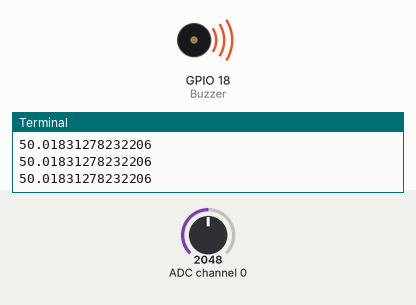
Simulated run of this program. Board: Raspberry Pi (BCM pin numbers). Parts: buzzer (waves = sounding, pin HIGH), the last lines printed to the terminal. The inputs (shaded band) are chosen by the test bench; at power-on: ADC channel 0 = 2048 (analog values on the 0–4095 scale).

Above: at 1.2 s.
1.3 s: ADC channel 0 set to 437
2.8 s: ADC channel 0 set to 365
At 4.0 s:
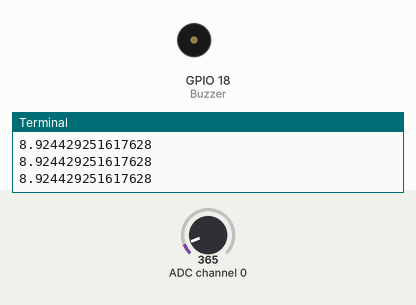
4.3 s: ADC channel 0 set to 491
At 5.5 s:
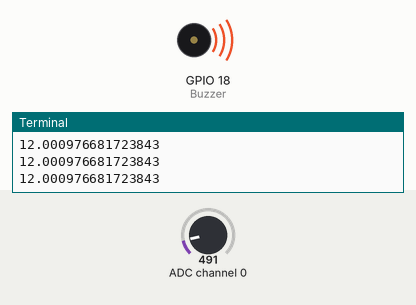
5.9 s: ADC channel 0 set to 0
At 6.8 s:
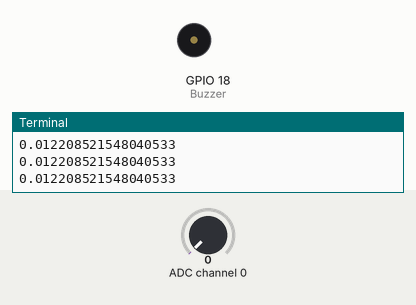
Timing chart, 0 to 8.5 s (numbered marks = the images above; inputs shaded):
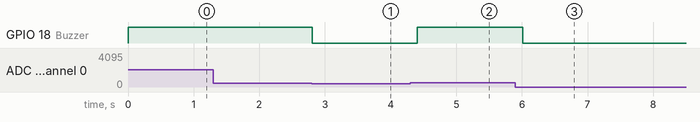

Measured:
- the behaviour switches between 410 and 409 on ADC channel 0 (found by bisection; images 0 and 1)
- after the input at 2.8 s, GPIO 18 (Buzzer): HIGH → LOW at once
- after the input at 4.3 s, GPIO 18 (Buzzer): LOW → HIGH after 0.11 s
- after the input at 5.9 s, GPIO 18 (Buzzer): HIGH → LOW after 0.11 s

The program:

main6-1.py
```python
from gpiozero import Buzzer,MCP3208
import time

bz = Buzzer(18)
gas = MCP3208(channel=0)

try:
    while 1:
        gasValue = gas.value * 100
        print(gasValue)
        if gasValue >= 10:
            bz.on()
        else:
            bz.off()

        time.sleep(0.2)


except KeyboardInterrupt:
    pass

bz.off()
```
